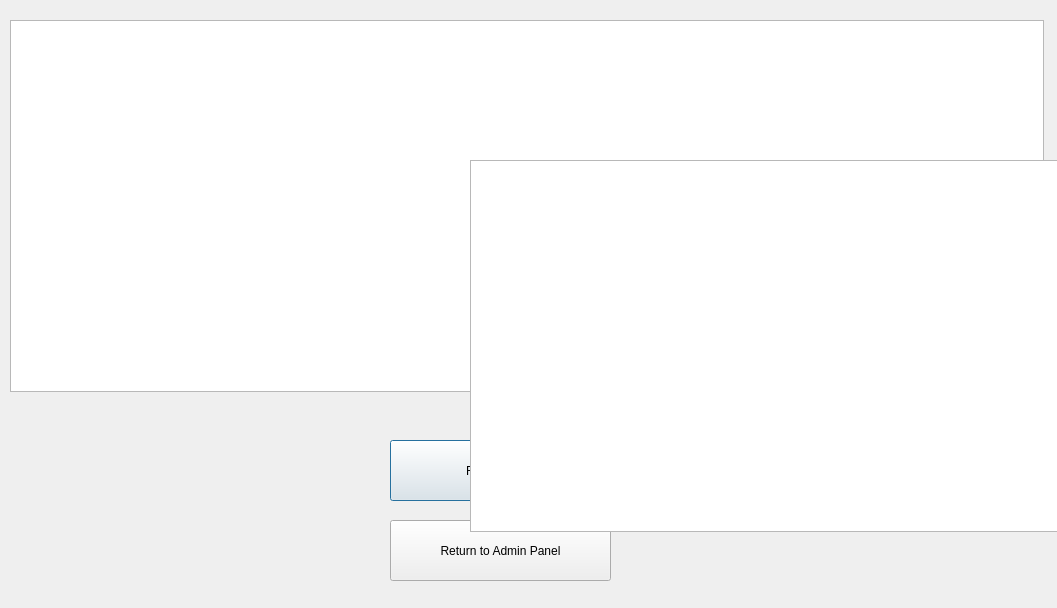
<?xml version="1.0" encoding="UTF-8"?>
<ui version="4.0">
 <class>removecity</class>
 <widget class="QDialog" name="removecity">
  <property name="geometry">
   <rect>
    <x>0</x>
    <y>0</y>
    <width>1057</width>
    <height>608</height>
   </rect>
  </property>
  <property name="windowTitle">
   <string>Dialog</string>
  </property>
  <widget class="QListWidget" name="listWidget">
   <property name="geometry">
    <rect>
     <x>10</x>
     <y>20</y>
     <width>1034</width>
     <height>372</height>
    </rect>
   </property>
   <property name="maximumSize">
    <size>
     <width>16777215</width>
     <height>16777215</height>
    </size>
   </property>
   <property name="styleSheet">
    <string notr="true"/>
   </property>
  </widget>
  <widget class="QPushButton" name="pushButton">
   <property name="geometry">
    <rect>
     <x>390</x>
     <y>440</y>
     <width>221</width>
     <height>61</height>
    </rect>
   </property>
   <property name="text">
    <string>Remove City</string>
   </property>
  </widget>
  <widget class="QPushButton" name="pushButton_2">
   <property name="geometry">
    <rect>
     <x>390</x>
     <y>520</y>
     <width>221</width>
     <height>61</height>
    </rect>
   </property>
   <property name="text">
    <string>Return to Admin Panel</string>
   </property>
  </widget>
  <widget class="QListWidget" name="listWidget_2">
   <property name="geometry">
    <rect>
     <x>470</x>
     <y>160</y>
     <width>1034</width>
     <height>372</height>
    </rect>
   </property>
   <property name="maximumSize">
    <size>
     <width>16777215</width>
     <height>16777215</height>
    </size>
   </property>
   <property name="styleSheet">
    <string notr="true"/>
   </property>
  </widget>
 </widget>
 <resources/>
 <connections/>
</ui>
